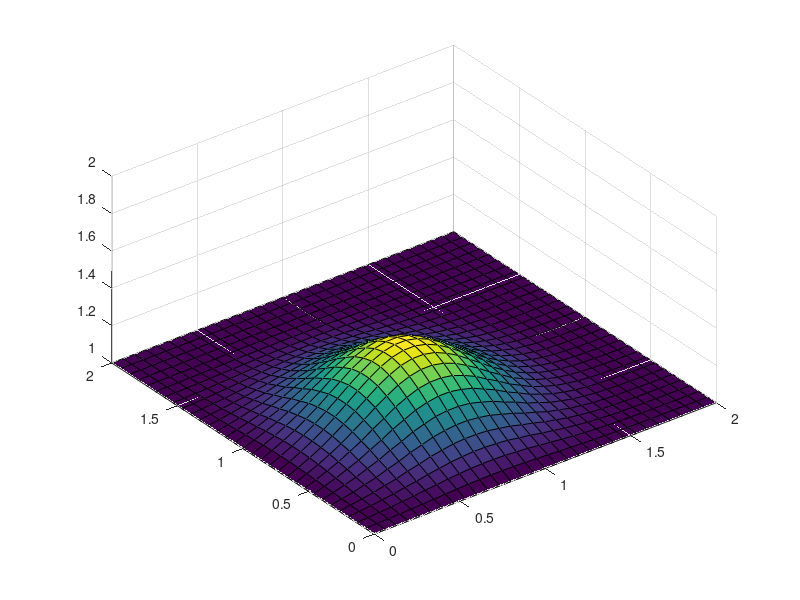

This chart was generated by the following MATLAB code:

%%%%%%%%%%%%%%%%%%%%%%%%%%%%%%%%%%%%%%%%%%%%%%%%%%%%%%%%%
% Step 7: 2D Diffusion
%%%%%%%%%%%%%%%%%%%%%%%%%%%%%%%%%%%%%%%%%%%%%%%%%%%%%%%%%

clc; clear; close;

 X = 31;
 Y = 31;
 T = 40;
nu = .05;
dx = 2 / (X - 1);
dy = 2 / (Y - 1);
dt = .25 * dx * dy / nu;

x = linspace(0, 2, X);
y = linspace(0, 2, Y);

u = ones(X,Y);
u(x >= 0.5 & x <= 1, y >= 0.5 & y <= 1) = 2;
 
[nX, nY] = meshgrid(x, y);

for n = 1:T
    un = u;
    for i = 2:X-1
        for j = 2:Y-1
        u(i,j) =  un(i,j) + nu * dt/dx^2 * (un(i+1,j) - 2*un(i,j) + un(i-1,j)) + nu * dt/dy^2 * (un(i,j+1) - 2*un(i,j) + un(i,j-1));
        end
    end

    u(1:Y, 1) = 1; u(1, 1:X) = 1;
    u(1:X, Y) = 1; u(Y, 1:X) = 1;


    % Plot the updated surface
    hFig = figure(1);
    surf(nX, nY, u);

    xlim([0, 2]);
    ylim([0, 2]);
    zlim([1, 2]);
    daspect([1, 1, 1]);
end

